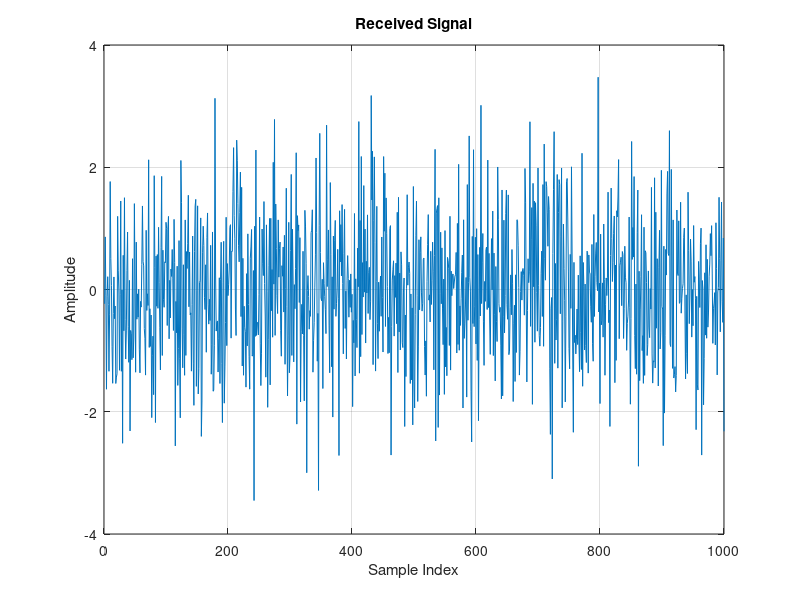

This chart was generated by the following MATLAB code:
threshold = 1
% Parameters
N = 1000; % Number of samples for the signal
SNR_dB = -10; % Signal-to-Noise Ratio in dB
threshold = 1; % Detection threshold
PU_active = true; % Primary User active or not (1 = active, 0 = inactive)
% Generate primary user's signal if PU is active
if PU_active
PU_signal = sqrt(10^(SNR_dB/10)) * randn(1, N); % Scaled random signal
else
PU_signal = zeros(1, N); % No signal if PU is inactive
end
% Add Gaussian noise to simulate the noisy environment
noise = randn(1, N); % Noise with mean 0 and variance 1
% Received signal (signal + noise if PU is active, otherwise only noise)
received_signal = PU_signal + noise;
% Energy Detection: Calculate the energy of the received signal
energy = sum(abs(received_signal).^2) / N;
% Threshold Comparison: Decide if PU is active based on energy
if energy > threshold
disp('Channel is occupied by Primary User (PU)');
else
disp('Channel is free, Cognitive Radio can transmit');
end
% Plotting the received signal for visualization
figure;
plot(received_signal);
title('Received Signal');
xlabel('Sample Index');
ylabel('Amplitude');
grid on;
